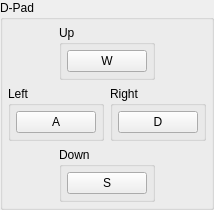
               <widget class="QGroupBox" name="gb_dpad">
                <property name="title">
                 <string>D-Pad</string>
                </property>
                <layout class="QVBoxLayout" name="gb_dpad_layout">
                 <property name="spacing">
                  <number>6</number>
                 </property>
                 <property name="leftMargin">
                  <number>5</number>
                 </property>
                 <property name="topMargin">
                  <number>5</number>
                 </property>
                 <property name="rightMargin">
                  <number>5</number>
                 </property>
                 <property name="bottomMargin">
                  <number>5</number>
                 </property>
                 <item>
                  <widget class="QWidget" name="dpad_up" native="true">
                   <layout class="QHBoxLayout" name="dpad_up_layout">
                    <property name="spacing">
                     <number>0</number>
                    </property>
                    <property name="leftMargin">
                     <number>0</number>
                    </property>
                    <property name="topMargin">
                     <number>0</number>
                    </property>
                    <property name="rightMargin">
                     <number>0</number>
                    </property>
                    <property name="bottomMargin">
                     <number>0</number>
                    </property>
                    <item>
                     <spacer name="dpad_up_spacer_left">
                      <property name="orientation">
                       <enum>Qt::Horizontal</enum>
                      </property>
                      <property name="sizeHint" stdset="0">
                       <size>
                        <width>40</width>
                        <height>20</height>
                       </size>
                      </property>
                     </spacer>
                    </item>
                    <item>
                     <widget class="QGroupBox" name="gb_dpad_up">
                      <property name="title">
                       <string>Up</string>
                      </property>
                      <layout class="QVBoxLayout" name="gb_dpad_up_layout">
                       <property name="leftMargin">
                        <number>5</number>
                       </property>
                       <property name="topMargin">
                        <number>5</number>
                       </property>
                       <property name="rightMargin">
                        <number>5</number>
                       </property>
                       <property name="bottomMargin">
                        <number>5</number>
                       </property>
                       <item>
                        <widget class="QPushButton" name="b_up">
                         <property name="text">
                          <string>W</string>
                         </property>
                         <property name="autoDefault">
                          <bool>false</bool>
                         </property>
                        </widget>
                       </item>
                      </layout>
                     </widget>
                    </item>
                    <item>
                     <spacer name="dpad_up_spacer_right">
                      <property name="orientation">
                       <enum>Qt::Horizontal</enum>
                      </property>
                      <property name="sizeHint" stdset="0">
                       <size>
                        <width>40</width>
                        <height>20</height>
                       </size>
                      </property>
                     </spacer>
                    </item>
                   </layout>
                  </widget>
                 </item>
                 <item>
                  <layout class="QHBoxLayout" name="layout_dpad_left_right">
                   <item>
                    <widget class="QGroupBox" name="gb_dpad_left">
                     <property name="title">
                      <string>Left</string>
                     </property>
                     <layout class="QVBoxLayout" name="gb_dpad_left_layout">
                      <property name="leftMargin">
                       <number>5</number>
                      </property>
                      <property name="topMargin">
                       <number>5</number>
                      </property>
                      <property name="rightMargin">
                       <number>5</number>
                      </property>
                      <property name="bottomMargin">
                       <number>5</number>
                      </property>
                      <item>
                       <widget class="QPushButton" name="b_left">
                        <property name="text">
                         <string>A</string>
                        </property>
                        <property name="autoDefault">
                         <bool>false</bool>
                        </property>
                       </widget>
                      </item>
                     </layout>
                    </widget>
                   </item>
                   <item>
                    <widget class="QGroupBox" name="gb_dpad_right">
                     <property name="title">
                      <string>Right</string>
                     </property>
                     <layout class="QVBoxLayout" name="gb_dpad_right_layout">
                      <property name="leftMargin">
                       <number>5</number>
                      </property>
                      <property name="topMargin">
                       <number>5</number>
                      </property>
                      <property name="rightMargin">
                       <number>5</number>
                      </property>
                      <property name="bottomMargin">
                       <number>5</number>
                      </property>
                      <item>
                       <widget class="QPushButton" name="b_right">
                        <property name="text">
                         <string>D</string>
                        </property>
                        <property name="autoDefault">
                         <bool>false</bool>
                        </property>
                       </widget>
                      </item>
                     </layout>
                    </widget>
                   </item>
                  </layout>
                 </item>
                 <item>
                  <widget class="QWidget" name="dpad_down" native="true">
                   <layout class="QHBoxLayout" name="dpad_down_layout">
                    <property name="leftMargin">
                     <number>0</number>
                    </property>
                    <property name="topMargin">
                     <number>0</number>
                    </property>
                    <property name="rightMargin">
                     <number>0</number>
                    </property>
                    <property name="bottomMargin">
                     <number>0</number>
                    </property>
                    <item>
                     <spacer name="dpad_down_spacer_left">
                      <property name="orientation">
                       <enum>Qt::Horizontal</enum>
                      </property>
                      <property name="sizeHint" stdset="0">
                       <size>
                        <width>40</width>
                        <height>20</height>
                       </size>
                      </property>
                     </spacer>
                    </item>
                    <item>
                     <widget class="QGroupBox" name="gb_dpad_down">
                      <property name="title">
                       <string>Down</string>
                      </property>
                      <layout class="QVBoxLayout" name="gb_dpad_down_layout">
                       <property name="leftMargin">
                        <number>5</number>
                       </property>
                       <property name="topMargin">
                        <number>5</number>
                       </property>
                       <property name="rightMargin">
                        <number>5</number>
                       </property>
                       <property name="bottomMargin">
                        <number>5</number>
                       </property>
                       <item>
                        <widget class="QPushButton" name="b_down">
                         <property name="text">
                          <string>S</string>
                         </property>
                         <property name="autoDefault">
                          <bool>false</bool>
                         </property>
                        </widget>
                       </item>
                      </layout>
                     </widget>
                    </item>
                    <item>
                     <spacer name="dpad_down_spacer_right">
                      <property name="orientation">
                       <enum>Qt::Horizontal</enum>
                      </property>
                      <property name="sizeHint" stdset="0">
                       <size>
                        <width>40</width>
                        <height>20</height>
                       </size>
                      </property>
                     </spacer>
                    </item>
                   </layout>
                  </widget>
                 </item>
                </layout>
               </widget>
